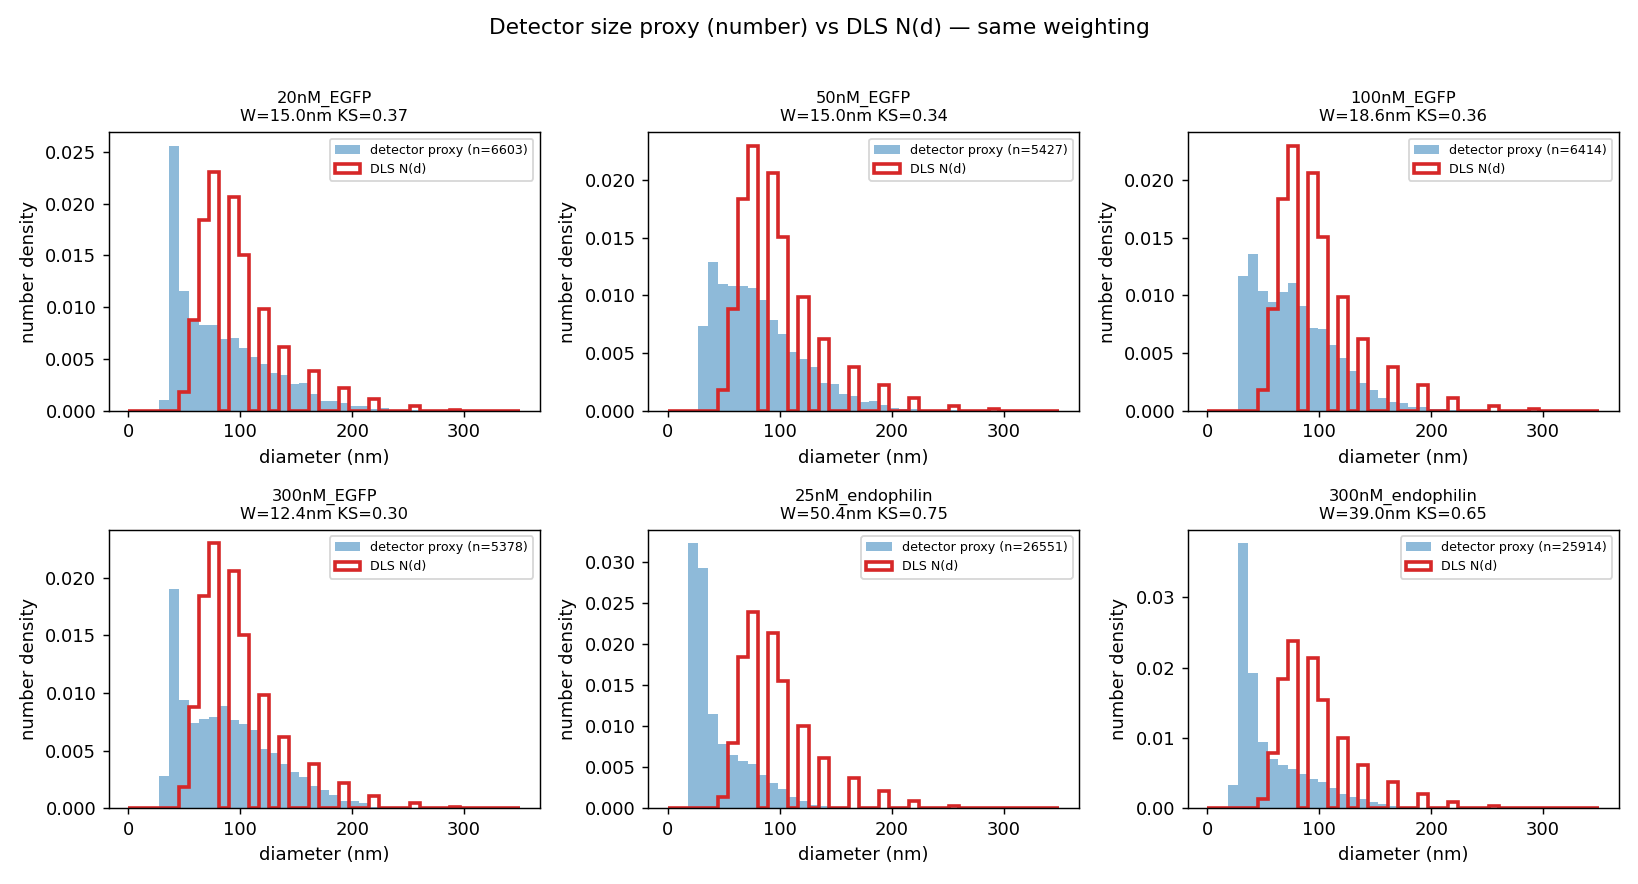

This chart was generated by the following Python code:
"""D — DLS consistency: detector size distribution vs the sample's DLS.

Second real-data ground-truth anchor. The detector's recovered lipid-channel size
distribution should resemble the sample's DLS size distribution.

WEIGHTING FIX (critical — the two are NOT directly comparable raw):
  * DLS 'X Intensity' is INTENSITY-weighted (~ N(d) * d^6). We instead read the
    NUMBER weighting N(d) via the SAME parser training used
    (``src/simulator/io.parse_dls(weighting='number')``).
  * The detector emits ONE detection per liposome, so pooled detections are
    NUMBER-weighted N(d) already.
  => Both sides are converted to the SAME number weighting N(d) before comparing.

SIZE PROXY: the network does not output diameter. We invert the simulator's lipid
area law ``lipid_amp = lipid_brightness * (d/100)**2`` (forward_model), i.e.
``d_proxy = 100 * sqrt(lipid_intensity / lipid_brightness)`` with the shared
calibrated ``lipid_brightness`` (sets the absolute size scale). It is a proxy, not
a direct measurement.

Distance: weighted Wasserstein (1-D earth-mover, exact with DLS number weights) +
a KS statistic against DLS samples drawn from N(d). Plots overlay the two number
distributions per sample.

    uv run python experiments/2026-06-11_real-data-comparison/dls_consistency.py
"""

import argparse
import json
from pathlib import Path

import numpy as np
from scipy.stats import ks_2samp, wasserstein_distance

from _common import (ALL_SAMPLES, EXP_DIR, LIPID_BRIGHTNESS_CALIB,
                     add_model_args, sample_dir)
from src.eval.real_data import (detect_sample, find_dls_xlsx, lipid_to_diameter)
from src.simulator.io import parse_dls

PLOT_OUT = EXP_DIR / 'dls_consistency.png'
TABLE_OUT = EXP_DIR / 'dls_consistency.csv'
MAX_D = 500


def load_lipid_brightness():
    d = json.loads(Path(LIPID_BRIGHTNESS_CALIB).read_text())
    return float(d['best_params']['lipid_brightness'])


def detector_diameters(model, cfg, device, sdir, subtract_dark, lipid_brightness):
    per_image = detect_sample(model, cfg, device, sdir, subtract_dark=subtract_dark)
    lip = np.array([dd['lipid_intensity'] for img in per_image for dd in img],
                   np.float64)
    d = lipid_to_diameter(lip, lipid_brightness)
    return d[(d > 0) & (d <= MAX_D)]


def analyze(model, cfg, device, sdir, subtract_dark, lipid_brightness, rng):
    det_d = detector_diameters(model, cfg, device, sdir, subtract_dark,
                               lipid_brightness)
    dls_d, dls_p, _ = parse_dls(find_dls_xlsx(sdir), weighting='number',
                                max_diameter_nm=MAX_D)
    # Weighted Wasserstein: detector samples (uniform weight) vs DLS N(d) weights.
    if det_d.size and dls_d.size:
        wass = float(wasserstein_distance(det_d, dls_d,
                                          v_weights=dls_p / dls_p.sum()))
        dls_samples = rng.choice(dls_d, size=max(det_d.size, 1),
                                 p=dls_p / dls_p.sum())
        ks = float(ks_2samp(det_d, dls_samples).statistic)
    else:
        wass = ks = float('nan')
    return dict(det_d=det_d, dls_d=dls_d, dls_p=dls_p, n=det_d.size,
                wass=wass, ks=ks)


def main():
    ap = argparse.ArgumentParser(description=__doc__.split('\n')[0])
    add_model_args(ap)
    ap.add_argument('--samples', nargs='+', default=ALL_SAMPLES)
    ap.add_argument('--seed', type=int, default=0)
    args = ap.parse_args()

    lipid_brightness = load_lipid_brightness()
    from src.eval.matching import load_model
    model, cfg, device = load_model(args.config, args.ckpt)
    rng = np.random.default_rng(args.seed)

    res = {}
    print(f"lipid_brightness (size-proxy scale): {lipid_brightness:.1f}  "
          f"({LIPID_BRIGHTNESS_CALIB})")
    print(f"{'sample':<17} {'n_det':>7} {'wasserstein_nm':>15} {'ks':>7}")
    print('-' * 50)
    csv = ["sample,n_detections,wasserstein_nm,ks_statistic,"
           "det_median_nm,dls_mean_nm"]
    for s in args.samples:
        r = analyze(model, cfg, device, sample_dir(args.data_root, s),
                    args.subtract_dark, lipid_brightness, rng)
        res[s] = r
        det_med = float(np.median(r['det_d'])) if r['n'] else float('nan')
        dls_mean = float(np.average(r['dls_d'], weights=r['dls_p'])) \
            if r['dls_d'].size else float('nan')
        print(f"{s:<17} {r['n']:>7} {r['wass']:>15.2f} {r['ks']:>7.3f}")
        csv.append(f"{s},{r['n']},{r['wass']},{r['ks']},{det_med},{dls_mean}")
    Path(TABLE_OUT).write_text('\n'.join(csv) + '\n')
    _plot(args.samples, res)
    print(f"\n[dls_consistency] wrote {TABLE_OUT} and {PLOT_OUT}")


def _plot(samples, res):
    import matplotlib
    matplotlib.use('Agg')
    import matplotlib.pyplot as plt

    n = len(samples)
    ncol = 3
    nrow = (n + ncol - 1) // ncol
    fig, axes = plt.subplots(nrow, ncol, figsize=(4.2 * ncol, 3.4 * nrow),
                             squeeze=False)
    bins = np.linspace(0, 350, 40)
    for k, s in enumerate(samples):
        ax = axes[k // ncol][k % ncol]
        r = res[s]
        if r['n']:
            ax.hist(r['det_d'], bins=bins, density=True, alpha=0.5,
                    color='C0', label=f"detector proxy (n={r['n']})")
        if r['dls_d'].size:
            # DLS as a number-weighted density on the same axis.
            ax.hist(r['dls_d'], bins=bins, weights=r['dls_p'], density=True,
                    histtype='step', color='C3', lw=2, label='DLS N(d)')
        ax.set_title(f"{s}\nW={r['wass']:.1f}nm KS={r['ks']:.2f}", fontsize=9)
        ax.set_xlabel('diameter (nm)'); ax.set_ylabel('number density')
        ax.legend(fontsize=7)
    for k in range(n, nrow * ncol):
        axes[k // ncol][k % ncol].axis('off')
    fig.suptitle('Detector size proxy (number) vs DLS N(d) — same weighting',
                 fontsize=12)
    fig.tight_layout(rect=[0, 0, 1, 0.97])
    fig.savefig(PLOT_OUT, dpi=130)


if __name__ == '__main__':
    import os
    os.environ.setdefault('MPLCONFIGDIR', '/tmp/mpl')
    main()
